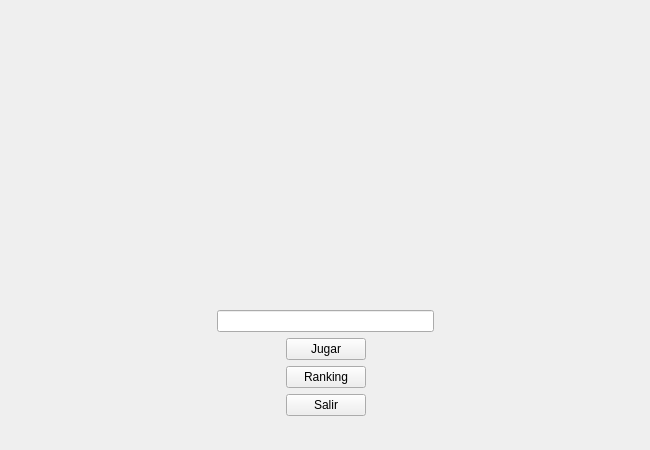
<?xml version="1.0" encoding="UTF-8"?>
<ui version="4.0">
 <class>ventana_inicio</class>
 <widget class="QWidget" name="ventana_inicio">
  <property name="geometry">
   <rect>
    <x>0</x>
    <y>0</y>
    <width>650</width>
    <height>450</height>
   </rect>
  </property>
  <property name="mouseTracking">
   <bool>true</bool>
  </property>
  <property name="windowTitle">
   <string>Ventana de inicio</string>
  </property>
  <widget class="QLabel" name="fondo">
   <property name="geometry">
    <rect>
     <x>0</x>
     <y>0</y>
     <width>650</width>
     <height>450</height>
    </rect>
   </property>
   <property name="text">
    <string/>
   </property>
   <property name="pixmap">
    <pixmap>../../sprites/Fondos/fondoMenu.png</pixmap>
   </property>
   <property name="scaledContents">
    <bool>true</bool>
   </property>
  </widget>
  <widget class="QWidget" name="layoutWidget">
   <property name="geometry">
    <rect>
     <x>0</x>
     <y>35</y>
     <width>651</width>
     <height>381</height>
    </rect>
   </property>
   <layout class="QVBoxLayout" name="vbox_madre">
    <item>
     <layout class="QHBoxLayout" name="hbox_logo">
      <item>
       <spacer name="horizontalSpacer_2">
        <property name="orientation">
         <enum>Qt::Horizontal</enum>
        </property>
        <property name="sizeHint" stdset="0">
         <size>
          <width>40</width>
          <height>20</height>
         </size>
        </property>
       </spacer>
      </item>
      <item>
       <widget class="QLabel" name="logo">
        <property name="text">
         <string/>
        </property>
        <property name="pixmap">
         <pixmap>../../sprites/Elementos de juego/logo.png</pixmap>
        </property>
       </widget>
      </item>
      <item>
       <spacer name="horizontalSpacer">
        <property name="orientation">
         <enum>Qt::Horizontal</enum>
        </property>
        <property name="sizeHint" stdset="0">
         <size>
          <width>40</width>
          <height>20</height>
         </size>
        </property>
       </spacer>
      </item>
     </layout>
    </item>
    <item>
     <layout class="QHBoxLayout" name="hbox_input_username">
      <item>
       <spacer name="horizontalSpacer_3">
        <property name="orientation">
         <enum>Qt::Horizontal</enum>
        </property>
        <property name="sizeHint" stdset="0">
         <size>
          <width>40</width>
          <height>20</height>
         </size>
        </property>
       </spacer>
      </item>
      <item>
       <widget class="QLineEdit" name="line_edit_username"/>
      </item>
      <item>
       <spacer name="horizontalSpacer_4">
        <property name="orientation">
         <enum>Qt::Horizontal</enum>
        </property>
        <property name="sizeHint" stdset="0">
         <size>
          <width>40</width>
          <height>20</height>
         </size>
        </property>
       </spacer>
      </item>
     </layout>
    </item>
    <item>
     <layout class="QHBoxLayout" name="hbox_jugar">
      <item>
       <spacer name="horizontalSpacer_5">
        <property name="orientation">
         <enum>Qt::Horizontal</enum>
        </property>
        <property name="sizeHint" stdset="0">
         <size>
          <width>40</width>
          <height>20</height>
         </size>
        </property>
       </spacer>
      </item>
      <item>
       <widget class="QPushButton" name="boton_jugar">
        <property name="mouseTracking">
         <bool>true</bool>
        </property>
        <property name="text">
         <string>Jugar</string>
        </property>
       </widget>
      </item>
      <item>
       <spacer name="horizontalSpacer_6">
        <property name="orientation">
         <enum>Qt::Horizontal</enum>
        </property>
        <property name="sizeHint" stdset="0">
         <size>
          <width>40</width>
          <height>20</height>
         </size>
        </property>
       </spacer>
      </item>
     </layout>
    </item>
    <item>
     <layout class="QHBoxLayout" name="hbox_ranking">
      <item>
       <spacer name="horizontalSpacer_7">
        <property name="orientation">
         <enum>Qt::Horizontal</enum>
        </property>
        <property name="sizeHint" stdset="0">
         <size>
          <width>40</width>
          <height>20</height>
         </size>
        </property>
       </spacer>
      </item>
      <item>
       <widget class="QPushButton" name="boton_ranking">
        <property name="mouseTracking">
         <bool>true</bool>
        </property>
        <property name="text">
         <string>Ranking</string>
        </property>
       </widget>
      </item>
      <item>
       <spacer name="horizontalSpacer_8">
        <property name="orientation">
         <enum>Qt::Horizontal</enum>
        </property>
        <property name="sizeHint" stdset="0">
         <size>
          <width>40</width>
          <height>20</height>
         </size>
        </property>
       </spacer>
      </item>
     </layout>
    </item>
    <item>
     <layout class="QHBoxLayout" name="hbox_salir">
      <item>
       <spacer name="horizontalSpacer_9">
        <property name="orientation">
         <enum>Qt::Horizontal</enum>
        </property>
        <property name="sizeHint" stdset="0">
         <size>
          <width>40</width>
          <height>20</height>
         </size>
        </property>
       </spacer>
      </item>
      <item>
       <widget class="QPushButton" name="boton_salir">
        <property name="mouseTracking">
         <bool>true</bool>
        </property>
        <property name="text">
         <string>Salir</string>
        </property>
       </widget>
      </item>
      <item>
       <spacer name="horizontalSpacer_10">
        <property name="orientation">
         <enum>Qt::Horizontal</enum>
        </property>
        <property name="sizeHint" stdset="0">
         <size>
          <width>40</width>
          <height>20</height>
         </size>
        </property>
       </spacer>
      </item>
     </layout>
    </item>
   </layout>
  </widget>
 </widget>
 <resources/>
 <connections/>
</ui>
